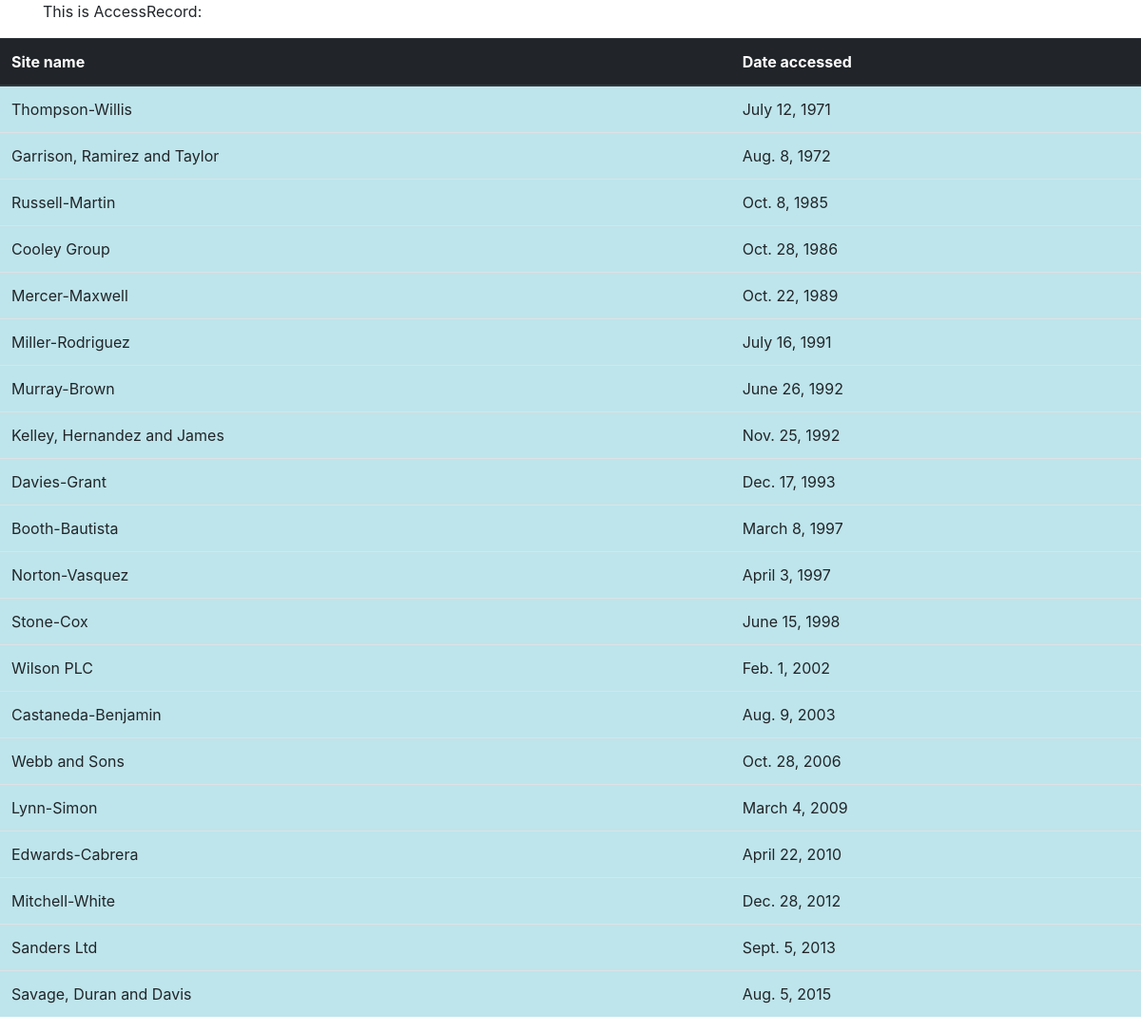
The page / on the database its author committed.
### my_app/models.py (models this page shows, shortened)
class AccessRecord(models.Model):
    name = models.ForeignKey(WebPage, on_delete=models.CASCADE)
    date = models.DateField()

class WebPage(models.Model):
     topic = models.ForeignKey(Topic, on_delete=models.CASCADE)
     name = models.CharField(max_length=250, unique=True)
     url = models.URLField(unique = True)
     def __str__(self):
         return self.name

### my_app/views.py (the view)
# urls.py: path('', views.index, name='index'),
def index(request):
    webpages_list = AccessRecord.objects.order_by('date')
    date_dict = {'access_records':webpages_list}
    return render (request, 'my_app/index.html', context = date_dict)

### my_app/templates/my_app/index.html (shortened to what this page needs)
<!DOCTYPE html>
{% load staticfiles %}
<html lang="en" dir="ltr">
  <head>
    <link rel="stylesheet" href="{% static "my_app/css/bootstrap.min.css" %}">
  </head>
  <body>
<p class="container">This is AccessRecord:  </p>
<div>
  {% if access_records %}
  <table class="table">
    <thead class="thead-dark">
      <th>Site name</th>
      <th>Date accessed</th>
    </thead>
    {% for acc in access_records  %}
    <tr class="table-info">
      <td>{{ acc.name }}</td>
      <td>{{ acc.date }}</td>
    </tr>
      {% endfor %}
  </table>
   {% else %}
   <p>NO ACCESS RECORDS FOUND!</p>
</div>
{% endif %}
  </body>
</html>

### rows shown on the page
AccessRecord: name "Thompson-Willis", date "July 12, 1971"
AccessRecord: name "Garrison, Ramirez and Taylor", date "Aug. 8, 1972"
AccessRecord: name "Russell-Martin", date "Oct. 8, 1985"
AccessRecord: name "Cooley Group", date "Oct. 28, 1986"
AccessRecord: name "Mercer-Maxwell", date "Oct. 22, 1989"
AccessRecord: name "Miller-Rodriguez", date "July 16, 1991"
AccessRecord: name "Murray-Brown", date "June 26, 1992"
AccessRecord: name "Kelley, Hernandez and James", date "Nov. 25, 1992"
AccessRecord: name "Davies-Grant", date "Dec. 17, 1993"
AccessRecord: name "Booth-Bautista", date "March 8, 1997"
AccessRecord: name "Norton-Vasquez", date "April 3, 1997"
AccessRecord: name "Stone-Cox", date "June 15, 1998"
AccessRecord: name "Wilson PLC", date "Feb. 1, 2002"
AccessRecord: name "Castaneda-Benjamin", date "Aug. 9, 2003"
AccessRecord: name "Webb and Sons", date "Oct. 28, 2006"
AccessRecord: name "Lynn-Simon", date "March 4, 2009"
AccessRecord: name "Edwards-Cabrera", date "April 22, 2010"
AccessRecord: name "Mitchell-White", date "Dec. 28, 2012"
AccessRecord: name "Sanders Ltd", date "Sept. 5, 2013"
AccessRecord: name "Savage, Duran and Davis", date "Aug. 5, 2015"
